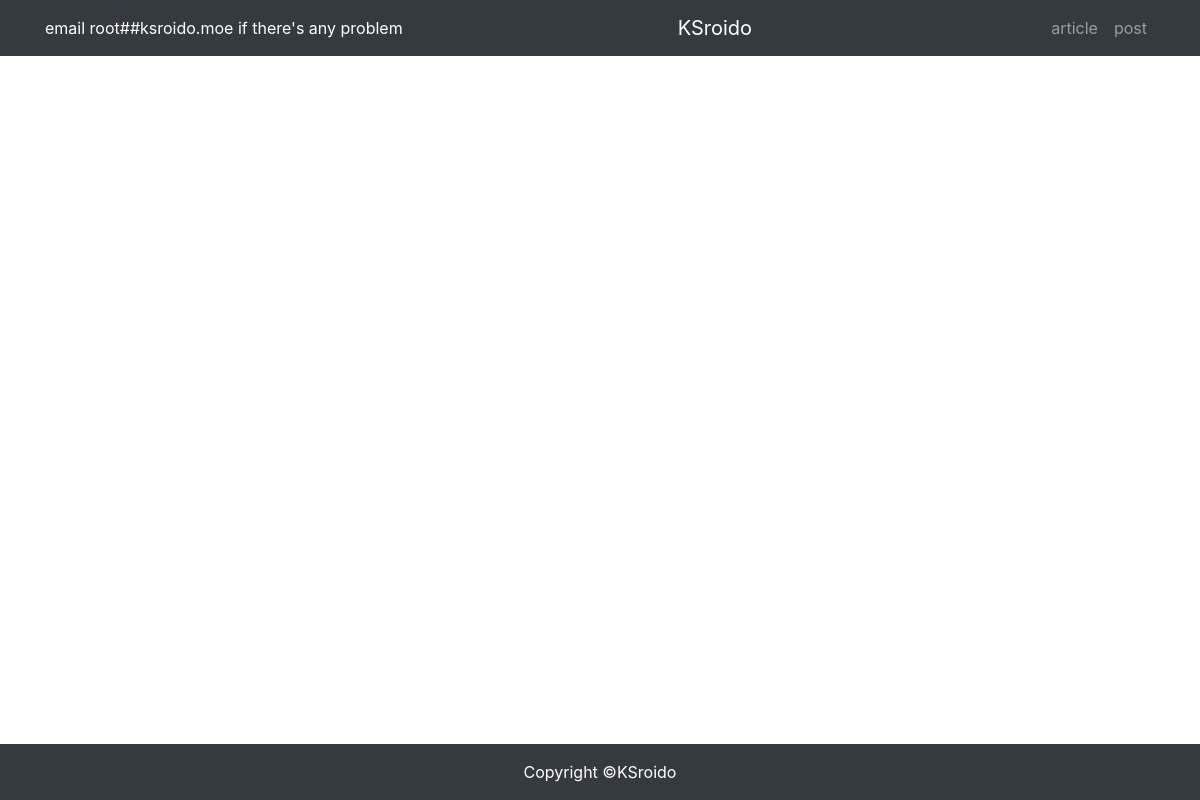
Before: /article/article-list/ with the older database file.
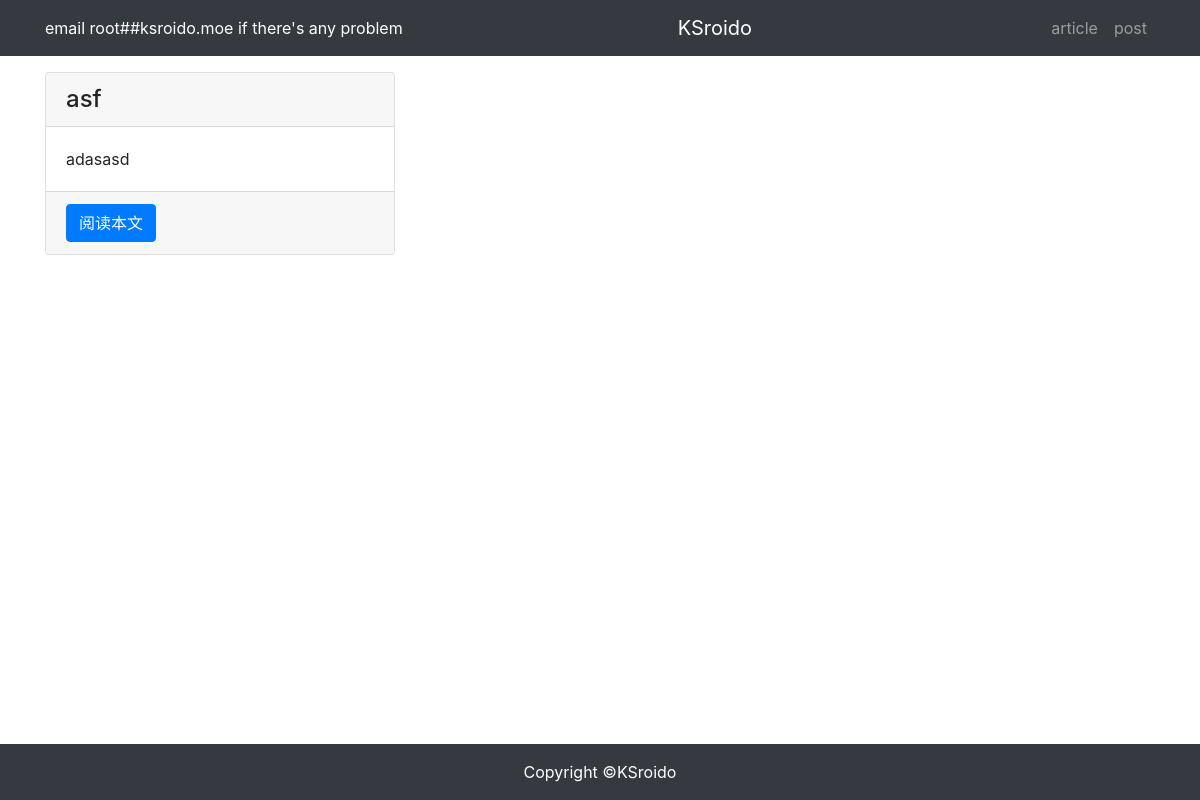
After: the same page with the newer database file.
### article/models.py (models this page shows, shortened)
class ArticlePost(models.Model):
    author = models.ForeignKey(User, on_delete=models.CASCADE, default=1)  # set default to User.id=1
    title = models.CharField(max_length=64)
    body = models.TextField()
    createdTime = models.DateTimeField(default=timezone.now)  # 初始化时写入默认值为当前时间
    updatedTime = models.DateTimeField(auto_now=True)  # 每次access时自动修改为当前时间
    class Meta:
        ordering = ('-createdTime',)

### article/views.py (the view)
# urls.py: path('article-list/', views.article_list, name='article_list'),
def article_list(request):
    articles = ArticlePost.objects.all()
    if len(articles) >= 100:
        articles = articles[:99] + "..."
    context = {'articles': articles}
    return render(request, 'article/list.html', context)

### templates/article/list.html (shortened to what this page needs)
{% extends "base.html" %}
{% block content %}
<div class="container">
    <div class="row mt-3">
        {% for article in articles %}
        <div class="col-4 mb-4">
            <div class="card h-100">
                <h4 class="card-header">{{ article.title }}</h4>
                <div class="card-body">
                    <p class="card-text">{{ article.body}}</p>
                </div>
                <div class="card-footer">
                    <a href="{% url 'article:article_detail' article.id %}" class="btn btn-primary">阅读本文</a>
                </div>
            </div>
        </div>
        {% endfor %}
    </div>
</div>
{% endblock content %}

Changed rows visible on the page:
added ArticlePost: title "asf", body "adasasd"
